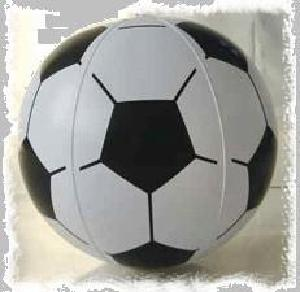
#> input picture train/Soccer_Ball/image_0011.jpg, 300 x 292 px, found by its file name; its folder holds only this picture in this run
$ python 20201700356.py
#> lines starting #> are read from the running program, lines starting #| are printed output that depends on the picture
from PIL import Image
import numpy as np
from skimage.feature import hog
import os
from sklearn import svm
from sklearn.linear_model import LogisticRegression
from sklearn.multiclass import OneVsRestClassifier,OneVsOneClassifier
from skimage.transform import resize
# Set the directory path
dir_path = 'C:/Users/salwa/OneDrive/Documents/pattern/Lab8/Assignment dataset/train'

# Get a list of all files and folders in the directory
subfolders = os.listdir(dir_path)

x_train=[]
y_train=[]


for folder in subfolders:
    for img in os.listdir(os.path.join(dir_path, folder)):
        if img.endswith(".jpg") or img.endswith(".png"):

            image=Image.open(os.path.join(dir_path,folder,img))
#> image is the input picture: PIL image 300x292 RGB; mean R, G, B 160.7, 160.7, 156.1
            image = image.resize((128,64))
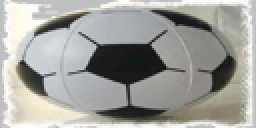
#> image: PIL image 128x64 RGB (shown 2 times larger); mean R, G, B 160.7, 160.7, 156.1

            img_array = np.array(image)

            if len(img_array.shape) == 2:
                img_array = np.dstack([img_array] * 3)

            #print(img_array.shape)
            fd, hog_image = hog(img_array, orientations=9, pixels_per_cell=(8, 8),cells_per_block=(2, 2), visualize=True, channel_axis=-1)
#> fd = 3780 values, max 0.7 at index 814, min 0 at index 11, mean 0.109
            x_train.append(fd)
            y_train.append(folder)
#> pass 2 of the loop `for folder in subfolders:`:
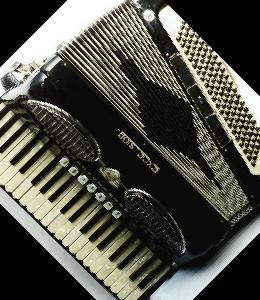
#> input picture train/accordian/image_0001.jpg, 260 x 300 px, found by its file name
#> image is the input picture: PIL image 260x300 RGB; mean R, G, B 78.6, 78.7, 70.8
#> `image = image.resize((128,64))`:
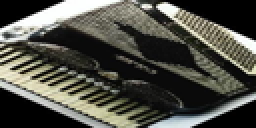
#> image: PIL image 128x64 RGB (shown 2 times larger); mean R, G, B 78.6, 78.7, 70.8
#> fd = 3780 values, max 0.576 at index 3253, min 0 at index 0, mean 0.119


#print(y_train)
X=np.array(x_train)
Y=np.array(y_train)


C = 0.001 # SVM regularization parameter
svc = svm.SVC(kernel='linear', C=C).fit(X, Y)
lin_svc = svm.LinearSVC(C=C).fit(X, Y)
rbf_svc = svm.SVC(kernel='rbf', gamma=0.8, C=C).fit(X, Y)
poly_svc = svm.SVC(kernel='poly', degree=3, C=C).fit(X, Y)


# [4 lines of commented-out code are left out]


lr_ovo = OneVsOneClassifier(LogisticRegression()).fit(X, Y)
lr_ovr = OneVsRestClassifier(LogisticRegression()).fit(X, Y)


# model accuracy for Logistic Regression model
accuracy = lr_ovr.score(X, Y)
#> accuracy = 1
#print('OneVsRest Logistic Regression accuracy: ' + str(accuracy))
accuracy = lr_ovo.score(X, Y)
#print('OneVsOne Logistic Regression accuracy: ' + str(accuracy))


##############testing#######################


# Set the directory path for test images
test_dir_path = 'C:/Users/salwa/OneDrive/Documents/pattern/Lab8/Assignment dataset/test'

# Get a list of all files and folders in the directory
#> (the run stopped early here; a loop or call above may not have finished)
